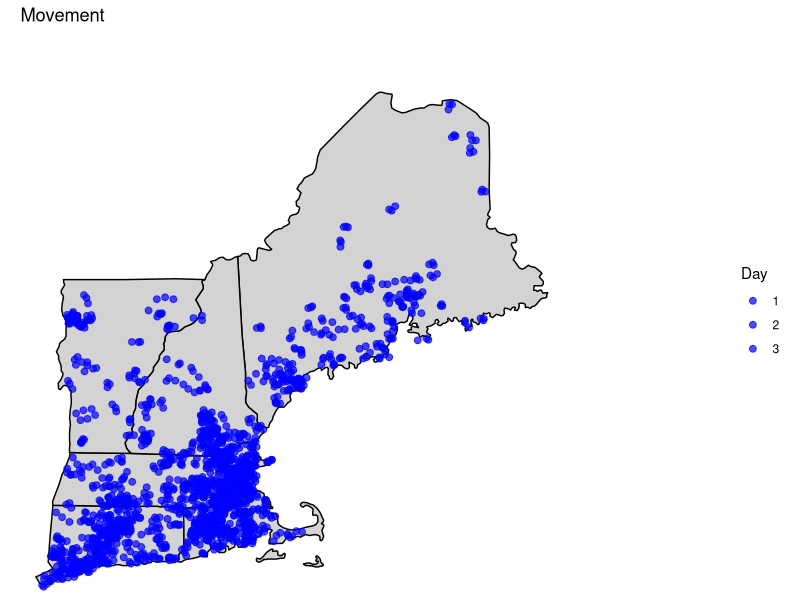

Generate this figure with R: (Note: this script raises an error after producing the figure.)
# Load necessary libraries
library(maps)
library(ggplot2)
library(gganimate)
library(dplyr)

# Load your data
x <- read.csv("data/demographicInfo.csv")

# Create a list to store all data points for each day
all_points <- list()

# Loop through each day and create a data frame with all data points for that day
for (day in 1:3) {
  day_points <- data.frame(
    childLat = x[, paste0("childLatJittered_day", day)],
    childLong = x[, paste0("childLongJittered_day", day)],
    day = day
  )
  
  # Add the data frame to the list
  all_points[[day]] <- day_points
}

# Combine all points into a single data frame
combined_points <- do.call(rbind, all_points)

# Create a map with state boundaries
new_england <- map_data("state") %>%
  filter(region %in% c("maine", "new hampshire", "vermont", "massachusetts", "rhode island", "connecticut"))

# Create the plot
p <- ggplot() +
  geom_polygon(data = new_england, 
               aes(x = long, y = lat, group = group), 
               color = "black", fill = "lightgrey") +
  geom_point(data = combined_points, 
             aes(x = childLong, y = childLat, color = factor(day)), 
             size = 2, alpha = 0.7) +
  coord_fixed(xlim = c(-73.5, -65), ylim = c(41.15, 48)) +
  theme_void() +
  labs(title = "Movement", color = "Day") +
  scale_color_manual(values = c("1" = "blue", "2" = "blue", "3" = "blue"))

# Create and save the animation
anim <- p + 
  transition_states(day, transition_length = 2, state_length = 1) +
  enter_fade() +
  exit_fade() +
  labs(subtitle = "Day {closest_state}")

# Render the animation
animate(
  anim,
  width = 800, 
  height = 600, 
  renderer = gifski_renderer("maps/movementBlue.gif")
)
